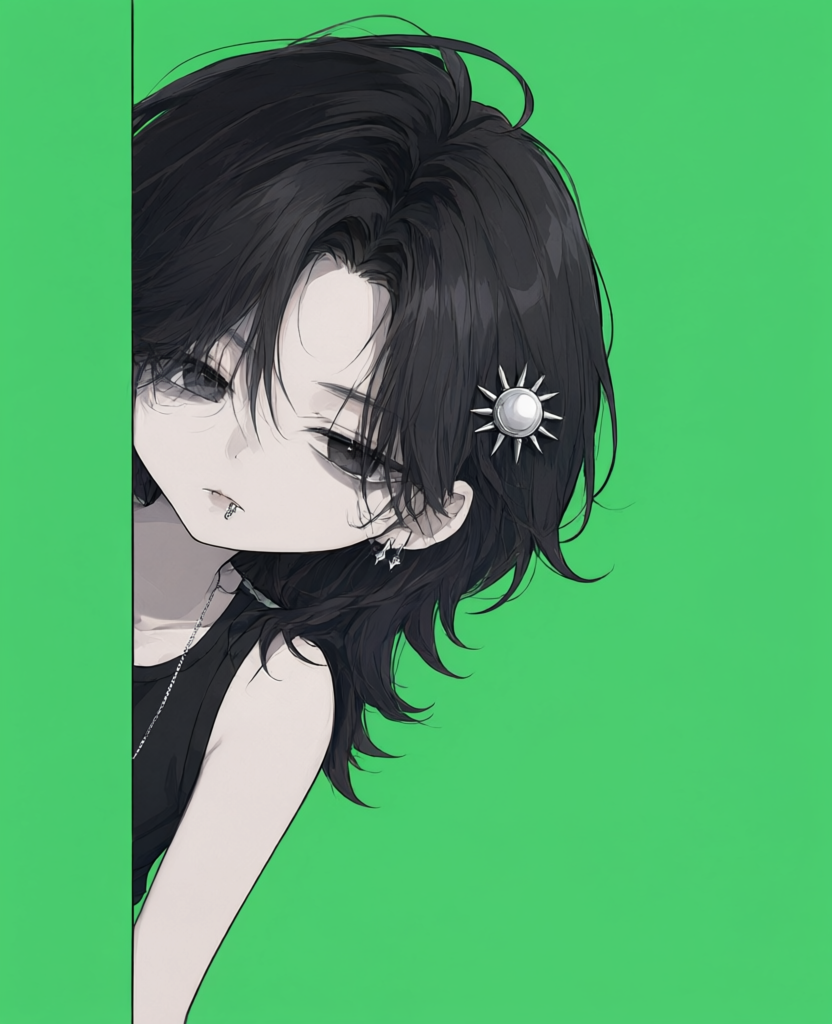
#> input picture tools/raw/frame.dockLeft.png, 832 x 1024 px
$ python prepare_dock_frames.py
#> lines starting #> are read from the running program, lines starting #| are printed output that depends on the picture; after the words box and inside, x2 and y2 are one past the last pixel; in counts of white or black regions, pixels touching at a corner belong together
"""Key out green-screen dock frames and mirror the left frame for the right side."""

from pathlib import Path

from PIL import Image, ImageFilter

ROOT = Path(__file__).resolve().parent.parent
RAW_DIR = ROOT / "tools" / "raw"
ASSET_DIR = ROOT / "assets"
HEAD_CROP_H = 260
CROP_HEAD = False


def key_out_green(image: Image.Image) -> Image.Image:
    rgba = image.convert("RGBA")
    pixels = rgba.load()
    width, height = rgba.size
#> width = 832; height = 1024
    for y in range(height):
        for x in range(width):
            r, g, b, a = pixels[x, y]
            if g > r + 30 and g > b + 30 and g > 110:
                pixels[x, y] = (r, g, b, 0)
    alpha = rgba.getchannel("A")
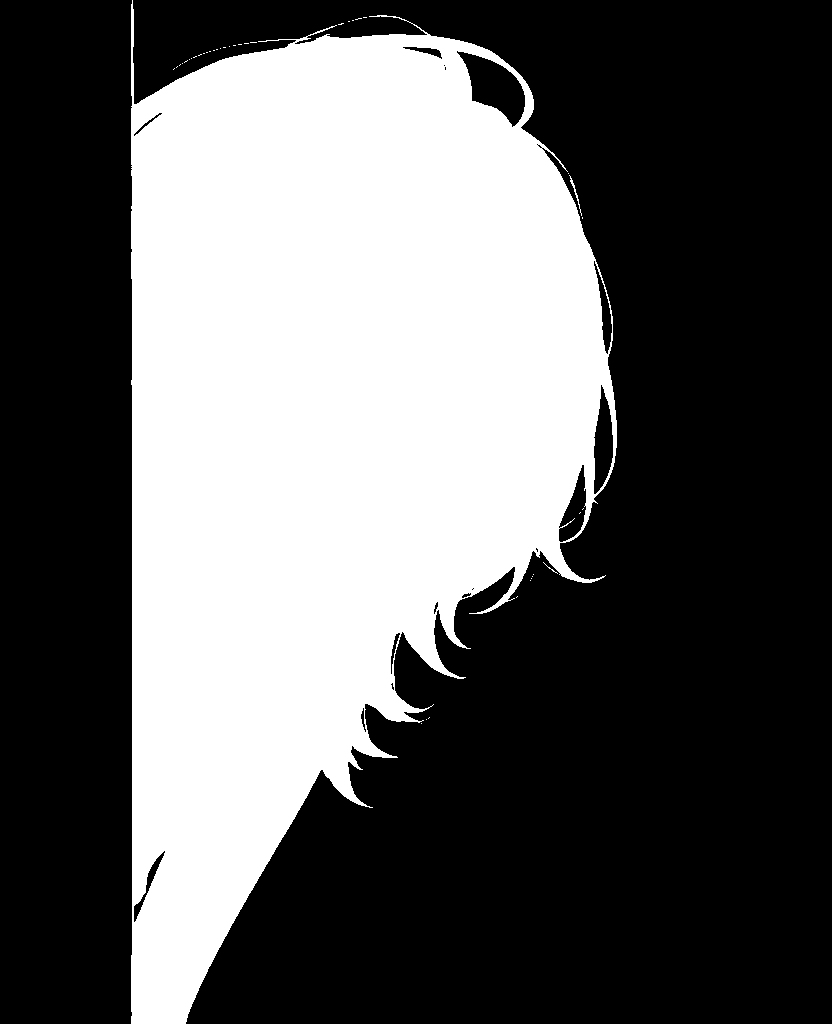
#> alpha: PIL image 832x1024 L; 37.1% white; 41 white regions (39 under 20 px), largest, box (x1, y1, x2, y2) and area: (131, 0, 617, 1024) 315714, (569, 175, 582, 216) 65
    alpha = alpha.filter(ImageFilter.GaussianBlur(1.2))
    rgba.putalpha(alpha)
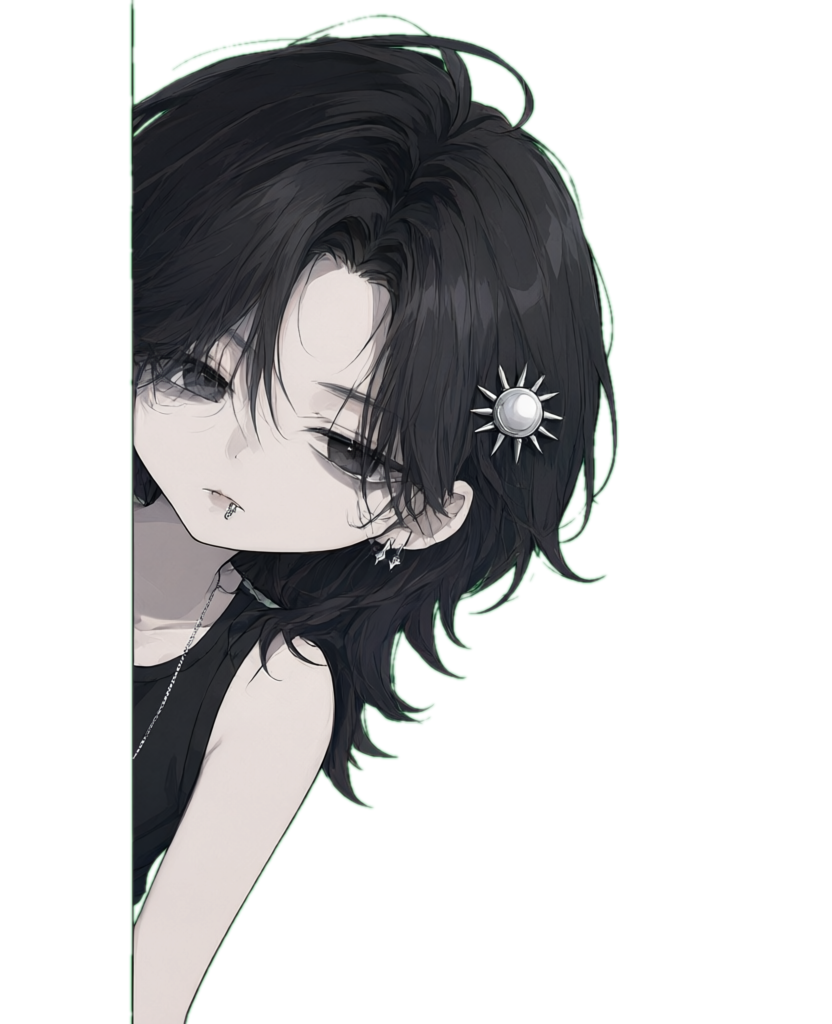
#> rgba: PIL image 832x1024 RGBA; mean R, G, B, A 82, 163, 105.5, 94.5; transparent parts drawn white
    return rgba


def alpha_ratio(image: Image.Image) -> float:
    alpha = image.getchannel("A")
    opaque = sum(1 for value in alpha.getdata() if value > 16)
#> opaque = 326309
    return opaque / (image.width * image.height)


def crop_head(image: Image.Image) -> Image.Image:
    alpha = image.getchannel("A")
    band = alpha.crop((0, 0, image.width, HEAD_CROP_H))
    bbox = band.getbbox()
    if bbox is None:
        raise ValueError("frame has no opaque pixels in head region")
    pad = 8
    left = max(0, bbox[0] - pad)
    right = min(image.width, bbox[2] + pad)
    return image.crop((left, 0, right, HEAD_CROP_H))


def prepare(name: str, source: Path) -> None:
    frame = key_out_green(Image.open(source))
    if CROP_HEAD:
        frame = crop_head(frame)
    ratio = alpha_ratio(frame)
#> ratio = 0.383
    if ratio < 0.01:
        raise SystemExit(f"frame {name} looks blank after keying (alpha ratio {ratio:.3f})")
    output = ASSET_DIR / f"frame.{name}.png"
    frame.save(output, "PNG")
    print(f"PREPARED={name} {frame.size} alpha={ratio:.2f}")
#| PREPARED=dockLeft (832, 1024) alpha=0.38


def main() -> None:
    ASSET_DIR.mkdir(parents=True, exist_ok=True)
    left_raw = RAW_DIR / "frame.dockLeft.png"
    right_raw = RAW_DIR / "frame.dockRight.png"
    if not left_raw.exists():
        raise SystemExit("frame.dockLeft.png missing from tools/raw")
    if not right_raw.exists():
        Image.open(left_raw).transpose(Image.FLIP_LEFT_RIGHT).save(right_raw, "PNG")
        print("MIRRORED=frame.dockRight.png")
    prepare("dockLeft", left_raw)
    prepare("dockRight", right_raw)
#> call 2 of prepare, with name = 'dockRight'
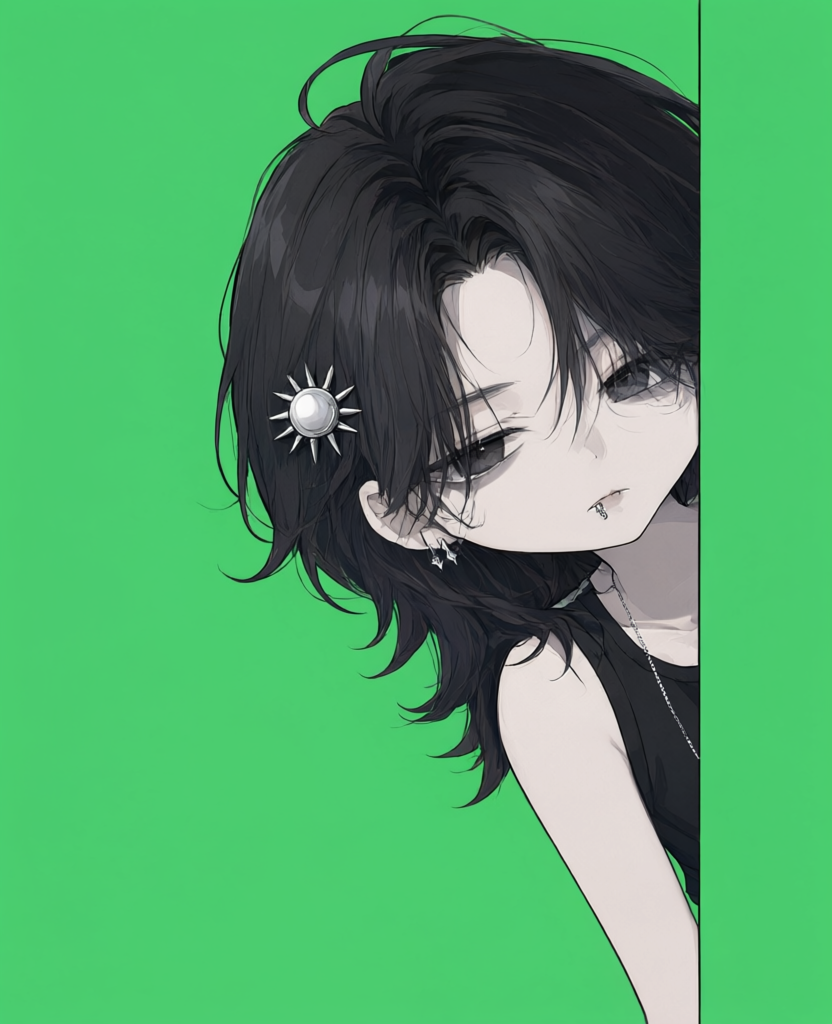
#> input picture tools/raw/frame.dockRight.png, 832 x 1024 px
#> in key_out_green (call 2), `alpha = rgba.getchannel("A")`:
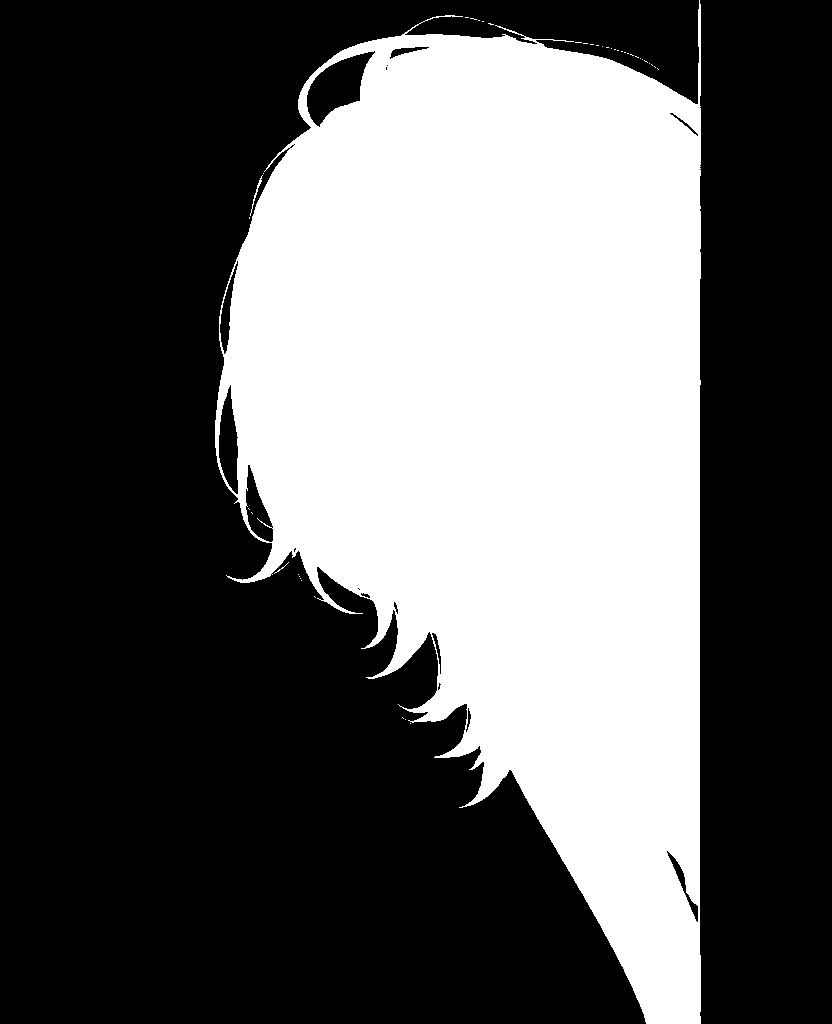
#> alpha: PIL image 832x1024 L; 37.1% white; 41 white regions (39 under 20 px), largest, box (x1, y1, x2, y2) and area: (215, 0, 701, 1024) 315714, (250, 175, 263, 216) 65
#> in key_out_green (call 2), `rgba.putalpha(alpha)`:
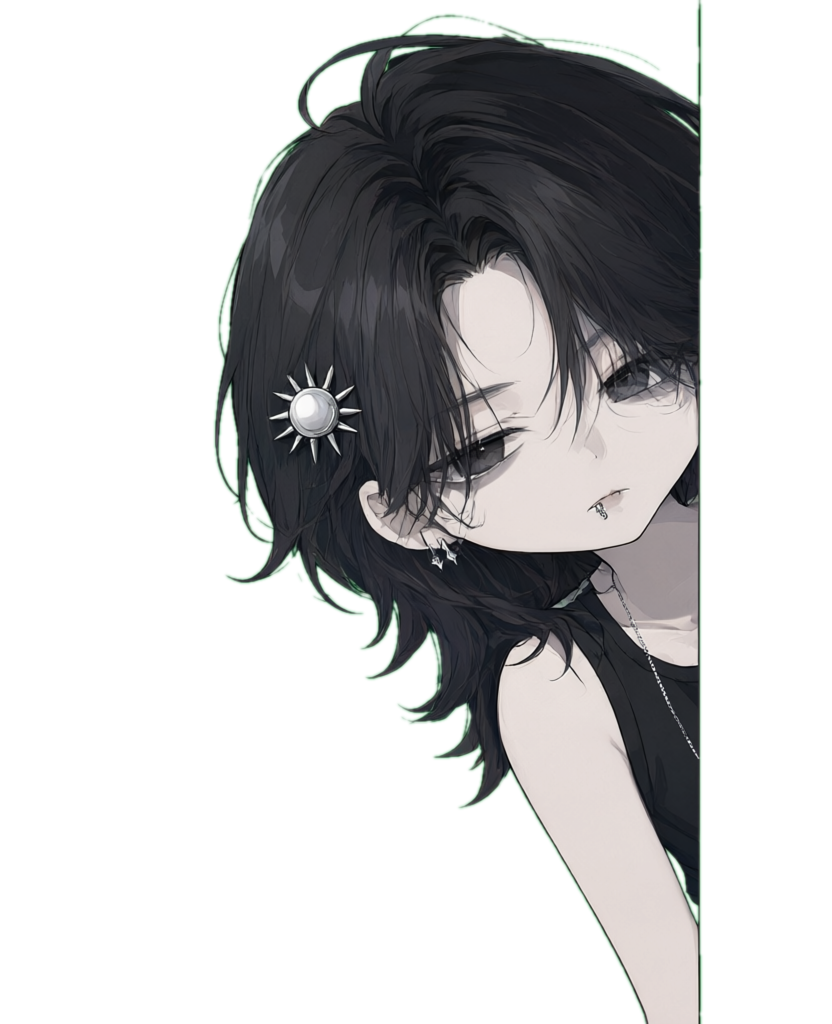
#> rgba: PIL image 832x1024 RGBA; mean R, G, B, A 82, 163, 105.5, 94.5; transparent parts drawn white
#| PREPARED=dockRight (832, 1024) alpha=0.38


if __name__ == "__main__":
    main()
